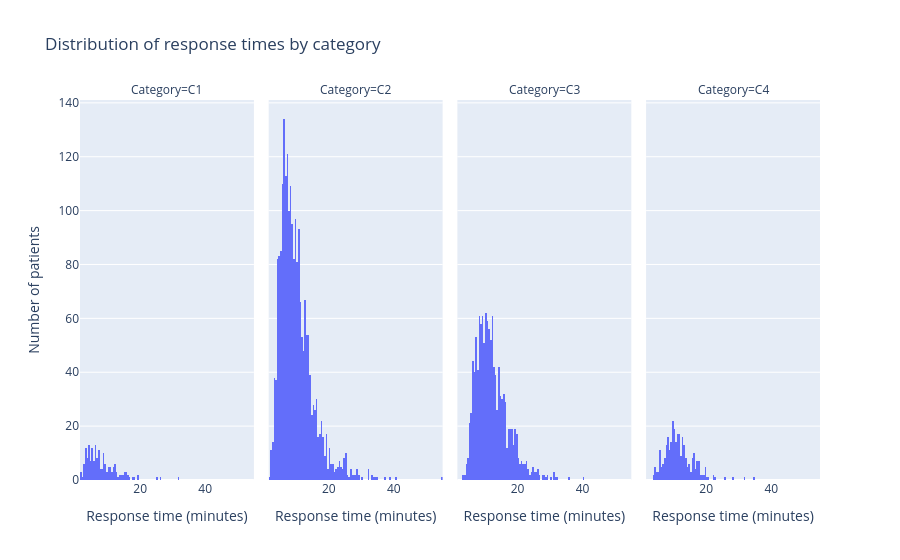

Notebook code for this chart:
### Markdown cell above
### Example plot: distribution of response times by response category

This is an example taking results from a single model instance, and plotting distribution of response times observed during that run.

### Code cell
df = pd.DataFrame(
    {
        "response_time": [p.response_time for p in model.patients],
        "category": [p.category for p in model.patients],
    }
)

fig = px.histogram(
    df,
    x="response_time",
    facet_col="category",
    category_orders={"category": ["C1", "C2", "C3", "C4"]},
    labels={
        "response_time": "Response time (minutes)",
        "category": "Category",
    },
    title="Distribution of response times by category",
)

fig.layout.yaxis.title.text = "Number of patients"

fig.show()

### Figure 1 — Plotly figure (JSON) as saved in the notebook; plotly's stock layout.template omitted (floating-point values rounded to 4 significant figures; data arrays with more than 128 entries replaced by an {"elided": "..."} marker saying what was removed)
{"data": [{"bingroup": "x", "hovertemplate": "Category=C1<br>Response time (minutes)=%{x}<br>count=%{y}<extra></extra>", "legendgroup": "", "marker": {"color": "#636efa", "pattern": {"shape": ""}}, "name": "", "orientation": "v", "showlegend": false, "type": "histogram", "x": {"elided": "178 float values"}, "xaxis": "x", "yaxis": "y"}, {"bingroup": "x", "hovertemplate": "Category=C2<br>Response time (minutes)=%{x}<br>count=%{y}<extra></extra>", "legendgroup": "", "marker": {"color": "#636efa", "pattern": {"shape": ""}}, "name": "", "orientation": "v", "showlegend": false, "type": "histogram", "x": {"elided": "2181 float values"}, "xaxis": "x2", "yaxis": "y2"}, {"bingroup": "x", "hovertemplate": "Category=C3<br>Response time (minutes)=%{x}<br>count=%{y}<extra></extra>", "legendgroup": "", "marker": {"color": "#636efa", "pattern": {"shape": ""}}, "name": "", "orientation": "v", "showlegend": false, "type": "histogram", "x": {"elided": "1235 float values"}, "xaxis": "x3", "yaxis": "y3"}, {"bingroup": "x", "hovertemplate": "Category=C4<br>Response time (minutes)=%{x}<br>count=%{y}<extra></extra>", "legendgroup": "", "marker": {"color": "#636efa", "pattern": {"shape": ""}}, "name": "", "orientation": "v", "showlegend": false, "type": "histogram", "x": {"elided": "302 float values"}, "xaxis": "x4", "yaxis": "y4"}], "layout": {"annotations": [{"font": {}, "showarrow": false, "text": "Category=C1", "x": 0.1175, "xanchor": "center", "xref": "paper", "y": 1, "yanchor": "bottom", "yref": "paper"}, {"font": {}, "showarrow": false, "text": "Category=C2", "x": 0.3725, "xanchor": "center", "xref": "paper", "y": 1, "yanchor": "bottom", "yref": "paper"}, {"font": {}, "showarrow": false, "text": "Category=C3", "x": 0.6275, "xanchor": "center", "xref": "paper", "y": 1, "yanchor": "bottom", "yref": "paper"}, {"font": {}, "showarrow": false, "text": "Category=C4", "x": 0.8825, "xanchor": "center", "xref": "paper", "y": 1, "yanchor": "bottom", "yref": "paper"}], "barmode": "relative", "legend": {"tracegroupgap": 0}, "title": {"text": "Distribution of response times by category"}, "xaxis": {"anchor": "y", "domain": [0, 0.235], "title": {"text": "Response time (minutes)"}}, "xaxis2": {"anchor": "y2", "domain": [0.255, 0.49], "matches": "x", "title": {"text": "Response time (minutes)"}}, "xaxis3": {"anchor": "y3", "domain": [0.51, 0.745], "matches": "x", "title": {"text": "Response time (minutes)"}}, "xaxis4": {"anchor": "y4", "domain": [0.765, 1.0], "matches": "x", "title": {"text": "Response time (minutes)"}}, "yaxis": {"anchor": "x", "domain": [0, 1], "title": {"text": "Number of patients"}}, "yaxis2": {"anchor": "x2", "domain": [0, 1], "matches": "y", "showticklabels": false}, "yaxis3": {"anchor": "x3", "domain": [0, 1], "matches": "y", "showticklabels": false}, "yaxis4": {"anchor": "x4", "domain": [0, 1], "matches": "y", "showticklabels": false}}}
